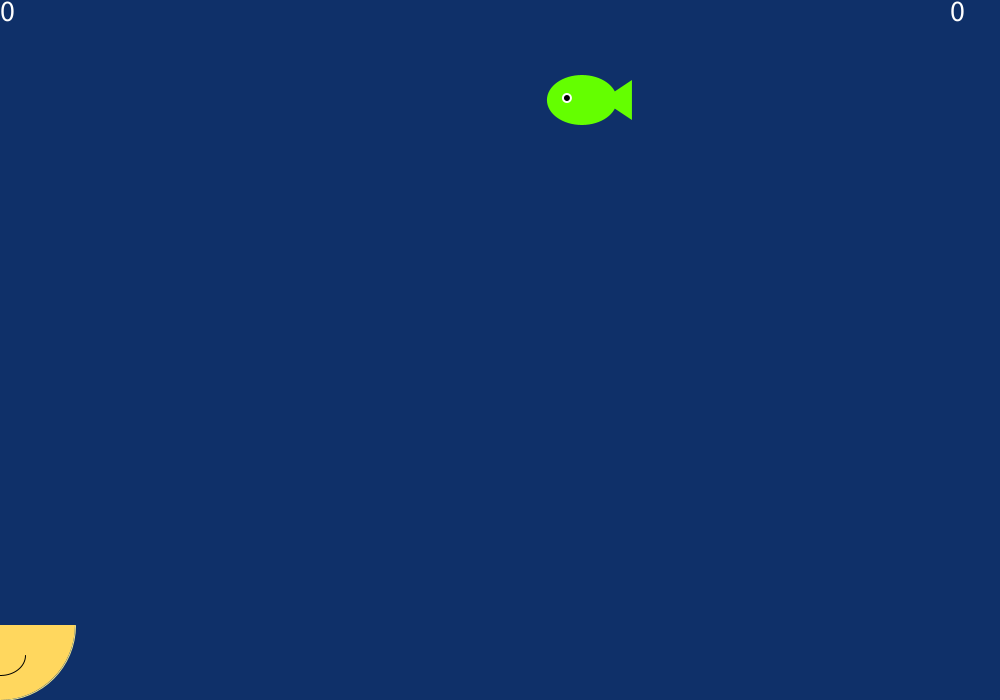
Frame 1 (no input)
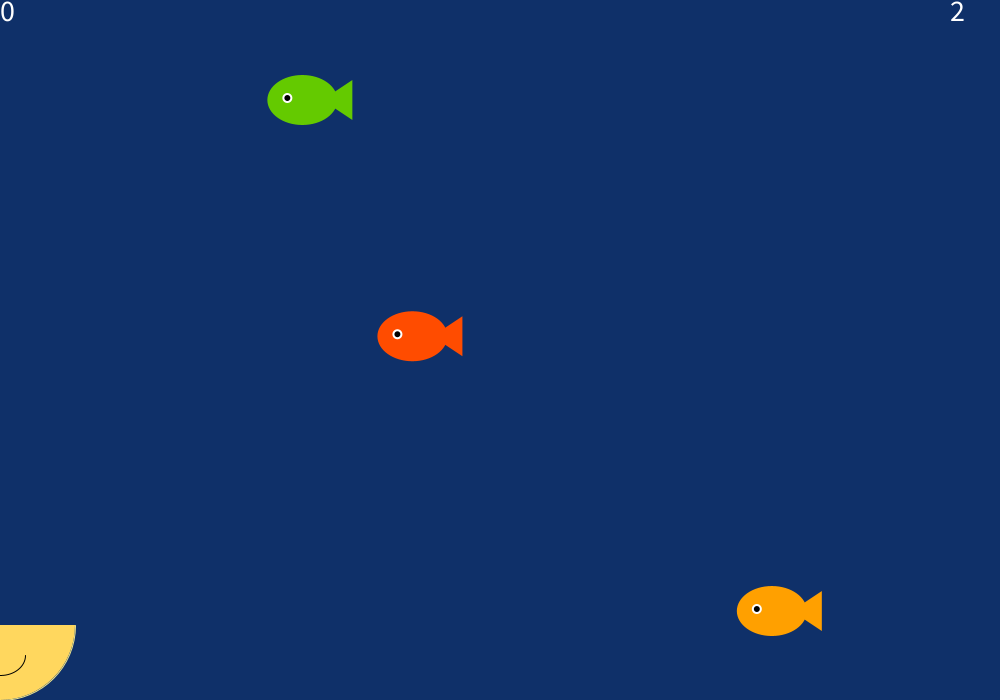
Frame 60 (the mouse pressed at the canvas centre just before this capture)
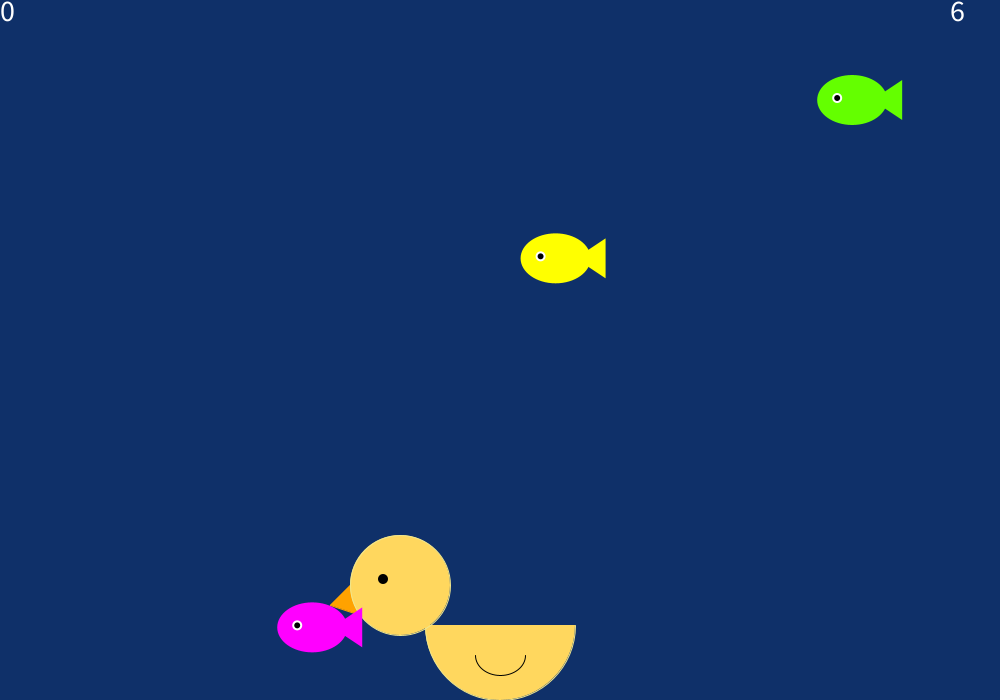
Frame 120 (the mouse held since frame 60 and released just before this capture)

The Processing sketch that drew these frames (run headless with seeded random() and noise(); from frame 60 on, the mouse is pressed at the canvas centre):

// Processing sketch: raindropGameCode
// ── raindropGameCode.pde
//Declare  
ArrayList<Raindrop> particles = new ArrayList<Raindrop>();
Raindrop f;
Bucket d;
PVector mouse;
int gameCode, timer, dScore, fScore;

void setup() {
  size(1000, 700);   
  mouse = new PVector (mouseX, height-150);
  particles.add(new Raindrop(mouseX, mouseY));
  int gameCode = 0;
  int fScore = 0;
  int dScore = 0;
  d = new Bucket();
}

void draw() {     
  if (gameCode == 0) {
    background(15, 48, 105);
    textAlign(CENTER, TOP);
    String title = "DUCK GONE WILD! the hunger edition";
    textSize(75);
    text(title, 100, 80, 800, 300);
    String des = "This duck has gone wild! In order to calm your duck friend, help it eat 100 fish. If more than 50 fish escape its beak, then your duck friend will die!";
    textSize(30);
    text(des, 250, 370, 500, 700);
    int timer = millis();
    if (timer >= 000) {
      gameCode = 1;
    }
  }

  if (gameCode == 1) {
    background(15, 48, 105);
    if (frameCount%15 == 0) {
      particles.add(new Raindrop(mouseX, mouseY));
    }
    d.display();
    for (int i = particles.size()-1; i >= 0; i--) {  
      Raindrop p = particles.get(i);    
      p.display();                      
      p.fall();                         
      if (p.isDead(mouseX, height-50)) {                 
        particles.remove(i);
        dScore+=1;
      }
      if (p.loc.y >= height) {
        fScore+=1;
        particles.remove(i);
      }
    }
    fill(255);
    textAlign(LEFT, TOP);
    text(dScore, 0, 0);
    text(fScore, width-50, 0);

    if (dScore > 5) {
      gameCode = 2;
      dScore = 0;
      fScore = 0;
    }

    if (fScore > 10) {
      gameCode = 3;
      dScore = 0;
      fScore = 0;
    }
  }
  if (gameCode == 2) {
    background(15, 48, 105);
    textAlign(CENTER, TOP);
    String title = "YOU WIN!";
    textSize(75);
    text(title, 100, 80, 800, 300);
    String des = "You have calmed your duck friend. Even though you had to sacrifice some fish, the duck survived, and that's what matters <3 <3 :3 XD Click to try again";
    textSize(30);
    text(des, 250, 300, 500, 700);
  }
  if (gameCode == 3) {
    background(15, 48, 105);
    textAlign(CENTER, TOP);
    String title = "YOU LOSE!";
    textSize(75);
    text(title, 100, 80, 800, 300);
    String des = "The fish have overtaken your duck friend. NEXT, THE WORLD! Look out for a FISH GONE WILD! the world domination edition COMING SOON (because you have failed your duck friend) >:-(   Click to try again!";
    textSize(30);
    text(des, 250, 300, 500, 700);
  }
}

void mousePressed () {
  if (gameCode == 2 || gameCode == 3) {
    gameCode = 1;
  }
}
// ── Bucket.pde
class Bucket {
  PVector loc;
  int diam;

  Bucket() {
    loc = new PVector (mouseX, height-150);
  }

  void display() {
    loc = new PVector (mouseX, height-150);
    fill(255, 215, 94);
    stroke(240, 230, 140);
    arc(loc.x, loc.y+75, 150, 150, 0, PI);

    fill(255, 215, 94);
    stroke(0, 0, 0);
    arc(loc.x, loc.y+105, 50, 40, 0, PI);

    stroke(255, 162, 0);

    fill(255, 162, 0);
    triangle(loc.x-140, loc.y+65, loc.x-170, loc.y+55, loc.x-150, loc.y+35);

    fill(255, 215, 94);
    stroke(240, 230, 140);
    ellipse(loc.x-100, loc.y+35, 100, 100);

    fill(0);
    noStroke();
    ellipse(loc.x-117, loc.y+29, 10, 10);
  }
}
// ── Raindrop.pde
class Raindrop {
  PVector loc, vel;

  Raindrop(float x, float y) {
    loc = new PVector(random(width-100), 100);
    vel = new PVector(0, random(5));
  }

  void display() {
    noStroke();
    fill(loc.y, loc.x-loc.y, loc.y-loc.x);
    noStroke();
    ellipse(loc.x, loc.y, 70, 50);
    triangle (loc.x+20, loc.y, loc.x+50, loc.y-20, loc.x+50, loc.y+20);
    fill(255);
    ellipse(loc.x-15, loc.y-2, 10, 10);
    fill(0);
    ellipse(loc.x-15, loc.y-2, 6, 6);
  }

  void fall() {
    loc.add(vel);
    vel.mult(1.5);
    vel.limit(20);
  }

  boolean isDead(float x, float y) {
    PVector mouse = new PVector (x, y);
    if (loc.dist(mouse) <= 50) {
      return true;
    } else return false;
  }

  void rebirth() {
   loc = new PVector(random(width), 0);
    ellipse(loc.x, loc.y, 50, 20);
    triangle (loc.x+20, loc.y, loc.x+40, loc.y-10, loc.x+40, loc.y+10);
    ellipse(loc.x-15, loc.y-2, 7, 7);
    ellipse(loc.x-15, loc.y-2, 3, 3);
    vel = new PVector(0, random(10));
  }
}
